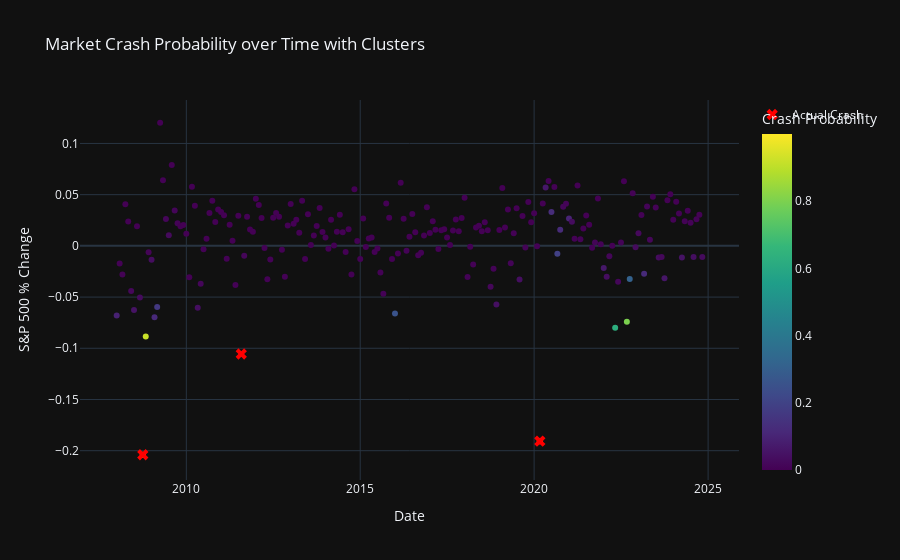

Notebook code for this chart:
### Code cell
import pandas as pd
import numpy as np
import plotly.express as px
import plotly.graph_objects as go
from sklearn.linear_model import LogisticRegression
from sklearn.preprocessing import StandardScaler
from sklearn.model_selection import train_test_split

# Calculate predicted probabilities of a market crash
y_prob = model.predict_proba(X_test)[:, 1]  # Probability of the positive class (market crash)

# Add the predicted probabilities to the test data for visualization
test_data['crash_probability'] = y_prob
test_data['Date'] = test_data.index

# Create a Plotly scatter plot to visualize the data and clusters of probabilities
fig = px.scatter(test_data, x='Date', y='sp500_pct_change', color='crash_probability',
                 title='Market Crash Probability over Time with Clusters',
                 labels={'crash_probability': 'Crash Probability', 'sp500_pct_change': 'SP500 % Change'},
                 color_continuous_scale='Viridis')

# Add markers for actual crashes
fig.add_trace(go.Scatter(x=test_data[test_data['crash'] == 1]['Date'],
                         y=test_data[test_data['crash'] == 1]['sp500_pct_change'],
                         mode='markers',
                         name='Actual Crash',
                         marker=dict(symbol='x', color='red', size=10)))

# Update layout for clarity
fig.update_layout(coloraxis_colorbar=dict(title='Crash Probability'),
                  xaxis_title='Date',
                  yaxis_title='S&P 500 % Change',
                  template='plotly_dark')

# Show the interactive plot
fig.show()

### Figure 1 — Plotly figure (JSON) as saved in the notebook; plotly's stock layout.template omitted (floating-point values rounded to 4 significant figures; data arrays with more than 128 entries replaced by an {"elided": "..."} marker saying what was removed)
{"data": [{"hovertemplate": "Date=%{x}<br>SP500 % Change=%{y}<br>Crash Probability=%{marker.color}<extra></extra>", "legendgroup": "", "marker": {"color": {"elided": "203 float values"}, "coloraxis": "coloraxis", "symbol": "circle"}, "mode": "markers", "name": "", "orientation": "v", "showlegend": false, "type": "scatter", "x": {"elided": "203 str values"}, "xaxis": "x", "y": {"elided": "203 float values"}, "yaxis": "y"}, {"marker": {"color": "red", "size": 10, "symbol": "x"}, "mode": "markers", "name": "Actual Crash", "type": "scatter", "x": ["2008-10-01T00:00:00", "2011-08-01T00:00:00", "2020-03-01T00:00:00"], "y": [-0.204, -0.1056, -0.1907]}], "layout": {"coloraxis": {"colorbar": {"title": {"text": "Crash Probability"}}, "colorscale": [[0, "#440154"], [0.1111, "#482878"], [0.2222, "#3e4989"], [0.3333, "#31688e"], [0.4444, "#26828e"], [0.5556, "#1f9e89"], [0.6667, "#35b779"], [0.7778, "#6ece58"], [0.8889, "#b5de2b"], [1, "#fde725"]]}, "legend": {"tracegroupgap": 0}, "title": {"text": "Market Crash Probability over Time with Clusters"}, "xaxis": {"anchor": "y", "domain": [0, 1], "title": {"text": "Date"}}, "yaxis": {"anchor": "x", "domain": [0, 1], "title": {"text": "S&P 500 % Change"}}}}
